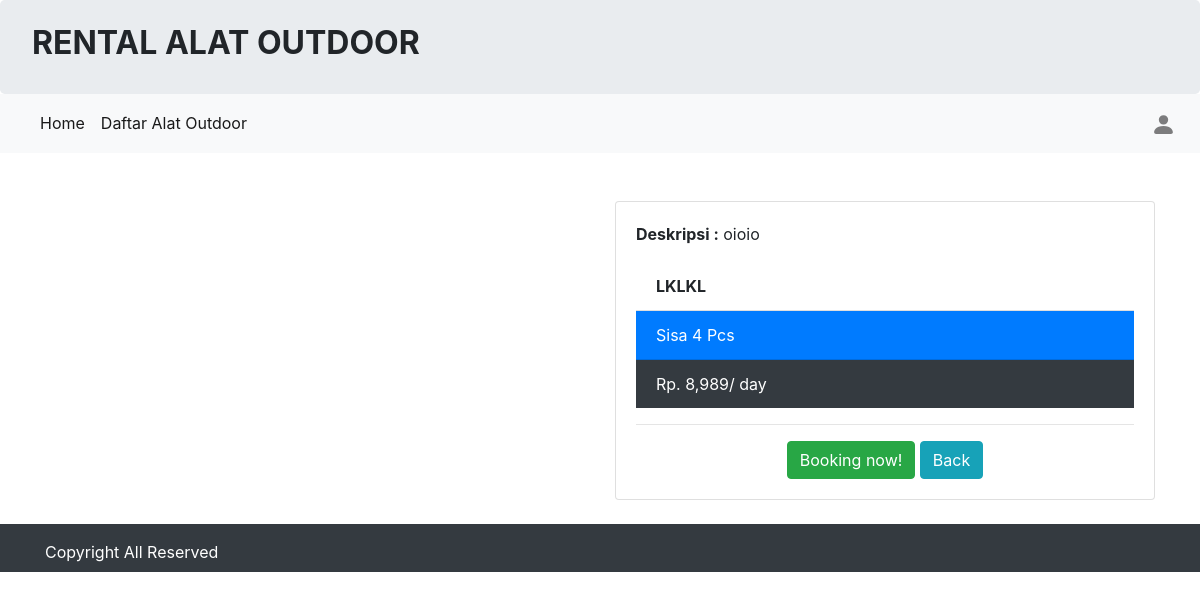
The page /detail.php?id=33 on the database as committed earlier.
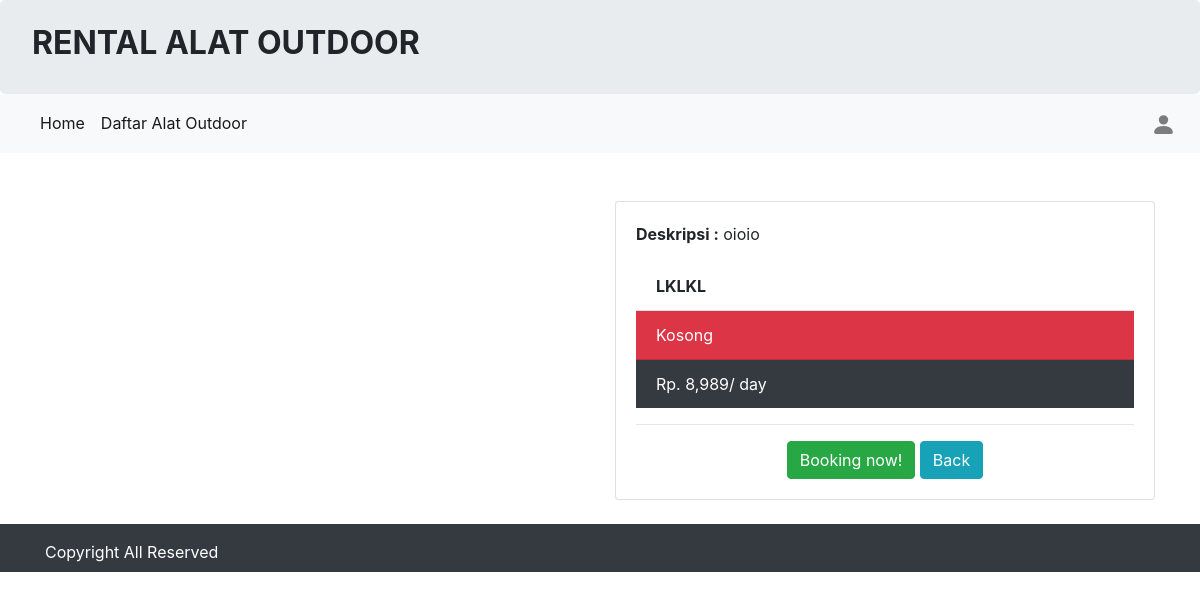
The same page on the database as committed later.
### tables this page shows
CREATE TABLE `tbl_alat_212303` (
  `212303_id_alat` int(11) NOT NULL,
  `212303_nama` varchar(50) NOT NULL,
  `212303_harga` int(50) NOT NULL,
  `212303_deskripsi` varchar(255) NOT NULL,
  `212303_stok` int(15) NOT NULL,
  `212303_gambar` text NOT NULL
);

### detail.php (the view, shortened to what this page needs)
<?php
include 'koneksi.php';
include 'header.php';
$id_alat = $_GET['id'];
$query = "SELECT * FROM tbl_alat_212303 WHERE 212303_id_alat = '$id_alat'";
$hasil = mysqli_query($koneksi, $query);
$isi = mysqli_fetch_assoc($hasil);
?>
<div class="container mt-5">
    <div class="row">
        <div class="col-sm-6">
        </div>
        <div class="col-sm-6">
            <div class="card">
                <div class="card-body">
                    <p class="card-text"><b>
                            Deskripsi :</b>
                        <?php echo $isi['212303_deskripsi']; ?>
                    </p>
                    <ul class="list-group list-group-flush">
                        <li class="list-group-item" style="text-transform:uppercase;">
                            <b><?= $isi['212303_nama']; ?></b>
                        </li>
                        <?php if ($isi['212303_stok'] >= 1 ) { ?>
                            <li class="list-group-item bg-primary text-white">
                                <i class="fa fa-check"></i> Sisa <?= $isi['212303_stok']; ?> Pcs
                            </li>
                        <?php } else { ?>
                            <li class="list-group-item bg-danger text-white">
                                <i class="fa fa-close"></i> Kosong
                            </li>
                        <?php } ?>
                        <li class="list-group-item bg-dark text-white">
                            <i class="fa fa-money"></i> Rp. <?php echo number_format($isi['212303_harga']); ?>/ day
                        </li>
                    </ul>
                    <hr />
                    <center>
                        <a href="booking.php?id=<?php echo $isi['212303_id_alat']; ?>" class="btn btn-success">Booking now!</a>
                        <a href="index.php" class="btn btn-info">Back</a>
                    </center>
                </div>
            </div>
        </div>
    </div>
</div>
<?php include 'footer.php'; ?>

Rows that differ between the two databases and show on the page:
changed tbl_alat_212303 "oioio": 212303_stok "4" → (not shown)
Other text that changed with them:
text no longer shown: "Sisa Pcs"
text now shown: "Kosong"
